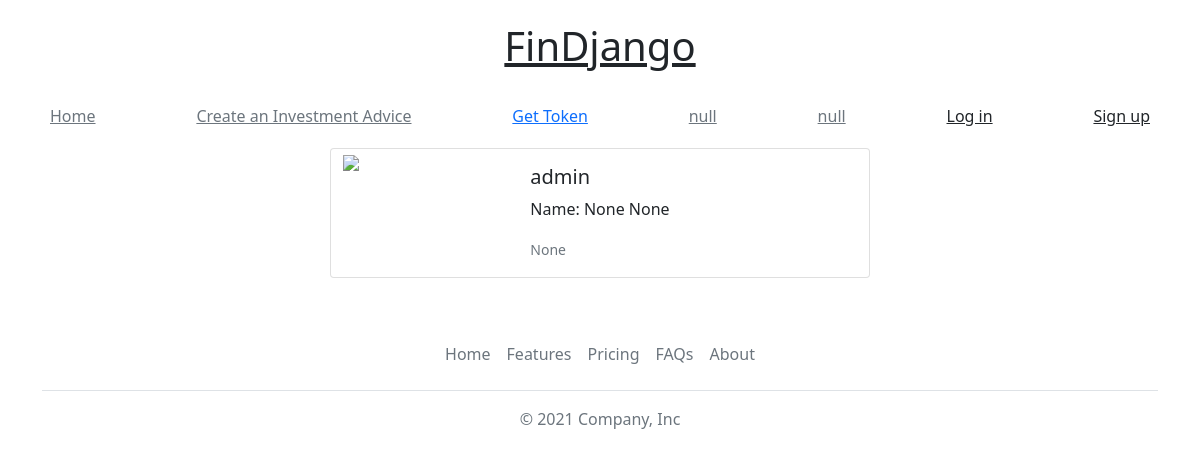
Screenshot of /profile/user/admin with the database file from the repository.
### userprofile/models.py (models this page shows, shortened)
class Profile(models.Model):
    user = models.ForeignKey(MyUser, on_delete=models.CASCADE, related_name='profile')
    slug = models.SlugField(max_length=50, unique=True)
    first_name = models.CharField(max_length=120, null=True)
    last_name = models.CharField(max_length=120, null=True)
    image = models.ImageField(blank=True, null=True, upload_to='profile_photos/%Y/%m/')
    about = models.TextField(max_length=2500, null=True, blank=True)

class MyUser(AbstractBaseUser, PermissionsMixin):
    email = models.EmailField(
        verbose_name='email address',
        max_length=255,
        unique=True,
    )
    user_name = models.CharField(max_length=50, unique=True)
    is_active = models.BooleanField(default=True)
    is_admin = models.BooleanField(default=False)
    join_date = models.DateTimeField(auto_now_add=True)
    objects = MyUserManager()
    USERNAME_FIELD = 'email'
    REQUIRED_FIELDS = ['user_name']
    def __str__(self):
        return self.user_name

### userprofile/views.py (the view)
# urls.py: path('user/<str:slug>', views.user_profile, name='user_profile'),
def user_profile(request, slug):
    user_profile = Profile.objects.get(slug=slug)
    context = {
        'user_profile': user_profile,
    }
    return render(request, 'userprofile/user_profile.html', context)

### userprofile/templates/userprofile/user_profile.html
{% extends 'base.html' %}
{% block content %}
<div class="container center">
    <div class="row justify-content-md-center">
        <div class="card mb-3" style="max-width: 540px;">
            <div class="row g-0">
              <div class="col-md-4">
                <img src="{% if user_profile.image %} {{user_profile.image.url}} {% endif%} " alt=" " width="180" height="180">
              </div>
              <div class="col-md-8">
                <div class="card-body">
                  <h5 class="card-title">{{user_profile.user}}</h5>
                  <p class="card-text">Name: {{user_profile.first_name}} {{user_profile.last_name}}</p>
                  <p class="card-text"><small class="text-muted">{{user_profile.about}}</small></p>
                </div>
              </div>
            </div>
        </div>
    </div>
</div>
{% endblock %}

### rows the page displays
Profile: user "admin", first_name "None", last_name "None", about "None"
